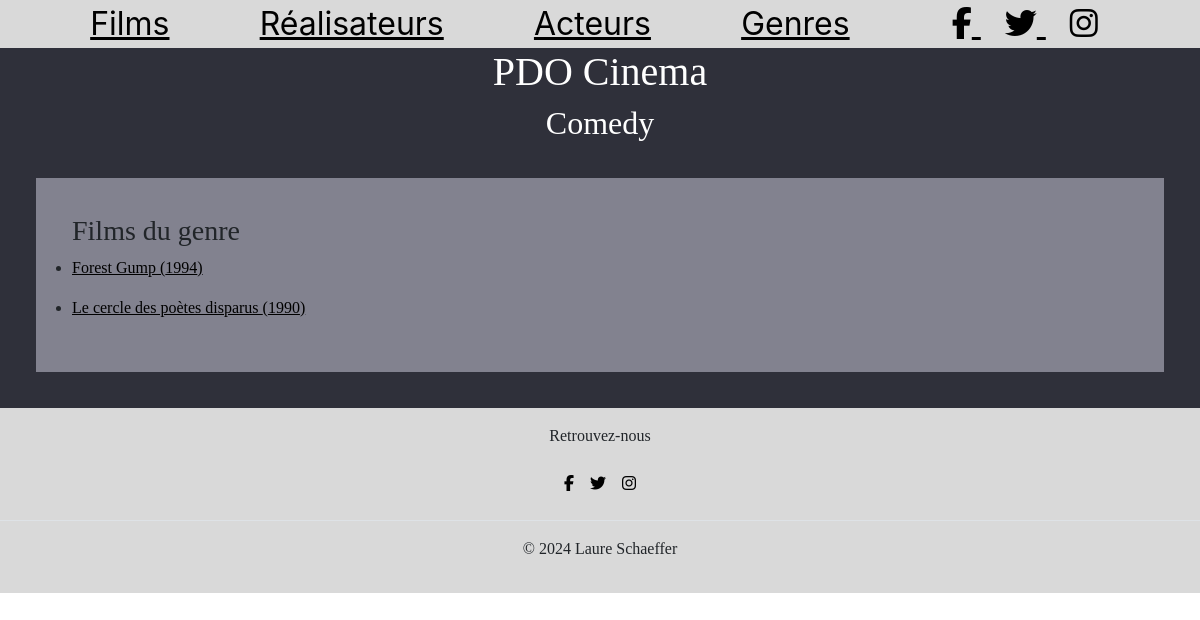
Page /index.php?action=detailGenre&id=3 on the earlier database version.
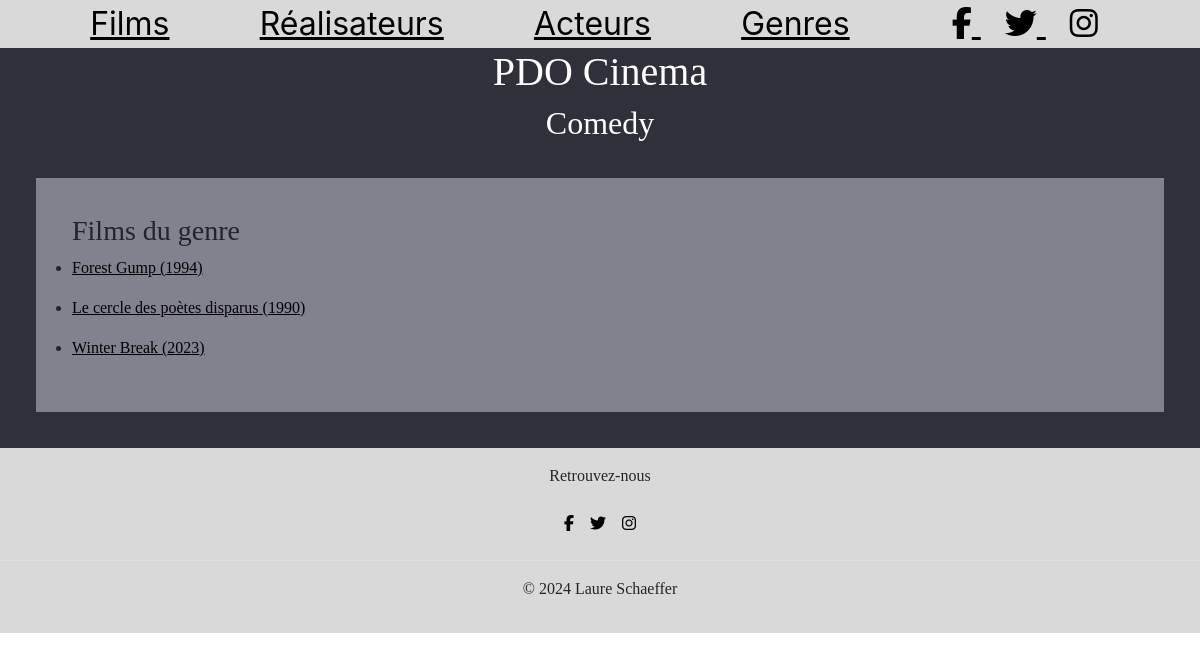
Same page on the later database version.
### tables this page shows
CREATE TABLE IF NOT EXISTS `definir` (
  `id_film` int NOT NULL,
  `id_genre` int NOT NULL,
  PRIMARY KEY (`id_film`,`id_genre`),
  KEY `id_genre` (`id_genre`),
  CONSTRAINT `definir_ibfk_1` FOREIGN KEY (`id_film`) REFERENCES `film` (`id_film`),
  CONSTRAINT `definir_ibfk_2` FOREIGN KEY (`id_genre`) REFERENCES `genre` (`id_genre`)
);

CREATE TABLE IF NOT EXISTS `film` (
  `id_film` int NOT NULL AUTO_INCREMENT,
  `titre` varchar(255) NOT NULL,
  `annee_sortie_fr` int DEFAULT NULL,
  `duree` int DEFAULT NULL,
  `synopsis` text,
  `note` float DEFAULT NULL,
  `id_realisateur` int NOT NULL,
  `affiche` text,
  PRIMARY KEY (`id_film`),
  KEY `id_realisateur` (`id_realisateur`),
  CONSTRAINT `film_ibfk_1` FOREIGN KEY (`id_realisateur`) REFERENCES `realisateur` (`id_realisateur`)
);

### controller/CinemaController.php (called while the page is built, shortened)
<?php
class CinemaController {
    public function detailGenre($id){
        $pdo = Connect::seConnecter();
        $requeteDetailGenre = $pdo->prepare("SELECT f.titre, f.annee_sortie_fr, d.id_genre, g.nom, f.id_film
        FROM definir d
        INNER JOIN film f ON d.id_film = f.id_film
        INNER JOIN genre g ON d.id_genre = g.id_genre
        WHERE d.id_genre= :id");
        $requeteDetailGenre->execute(["id" =>$id]);
        require "view/detailGenre.php";
    }
}

### view/detailGenre.php (the view, shortened to what this page needs)
<section class="detail">
    <h3>Films du genre</h3>
    <?php foreach($requeteDetailGenre ->fetchAll() as $genre){
        ?>
        <ul>
            <li><a href="index.php?action=detailFilm&id=<?=$genre["id_film"]?>"><?=$genre["titre"].' ('.$genre["annee_sortie_fr"].')'?></a></li>
        </ul>
    <?php }
    ?>
</section>
<?php
require_once "view/template.php";

Differences in the rows shown:
added definir: id_film.titre "Winter Break", id_film.annee_sortie_fr "2023"
